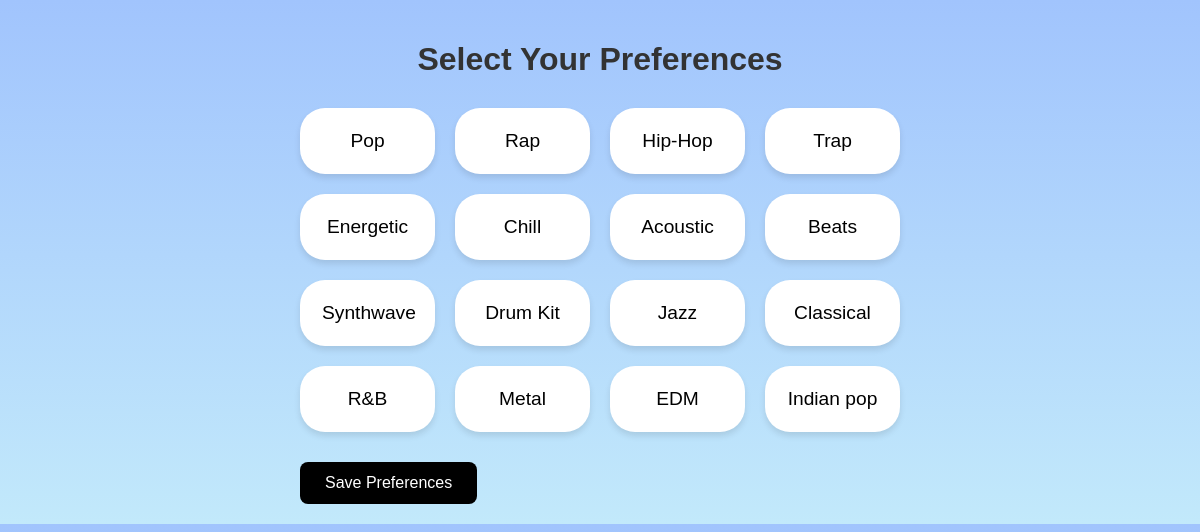
Screenshot of /preferences/ with the database file from the repository.
### frontend/models.py (models this page shows, shortened)
class Preference(models.Model):
    name = models.CharField(max_length=100, unique=True)

### frontend/views.py (the view, shortened to what this page needs)
# urls.py: path('preferences/', preference_selection, name='preference_selection'),
def preference_selection(request):
    preferences = Preference.objects.all()
    return render(request, 'preference_selection.html', {'preferences': preferences})

### frontend/templates/preference_selection.html (shortened to what this page needs)
<!DOCTYPE html>
<html lang="en">
<head>
</head>
<body>
    <h1>Select Your Preferences</h1>
    <form method="POST" action="">
        <div class="container">
            {% for preference in preferences %}
            <label class="tile">
                {{ preference.name }}
            </label>
            {% endfor %}
        </div>
        <button type="submit">Save Preferences</button>
    </form>
</body>
</html>

### frontend/templates/preference_selection.html (style rules this page uses)
body { font-family: Arial, sans-serif; background: linear-gradient(to bottom, #a1c4fd, #c2e9fb); margin: 0; padding: 20px; display: flex; flex-direction: column; align-items: center; }
h1 { margin-bottom: 30px; color: #333; font-size: 2rem; }
.container { display: grid; grid-template-columns: repeat(auto-fit, minmax(120px, 1fr)); gap: 20px; width: 100%; max-width: 600px; position: relative; }
.tile { position: relative; padding: 20px; background: white; border-radius: 25px; text-align: center; font-size: 1.2rem; cursor: pointer; transition: all 0.3s ease; border: 2px solid transparent; box-shadow: 0 4px 6px rgba(0, 0, 0, 0.1); }
.row-odd { animation: marqueeRightToLeft 5s linear infinite; }
.row-even { animation: marqueeLeftToRight 5s linear infinite; }
button { margin-top: 30px; padding: 12px 25px; background: black; color: white; border: none; border-radius: 8px; font-size: 1rem; cursor: pointer; transition: background 0.3s ease; }

### rows the page displays
Preference: name "Pop"
Preference: name "Rap"
Preference: name "Hip-Hop"
Preference: name "Trap"
Preference: name "Energetic"
Preference: name "Chill"
Preference: name "Acoustic"
Preference: name "Beats"
Preference: name "Synthwave"
Preference: name "Drum Kit"
Preference: name "Jazz"
Preference: name "Classical"
Preference: name "R&B"
Preference: name "Metal"
Preference: name "EDM"
Preference: name "Indian pop"
